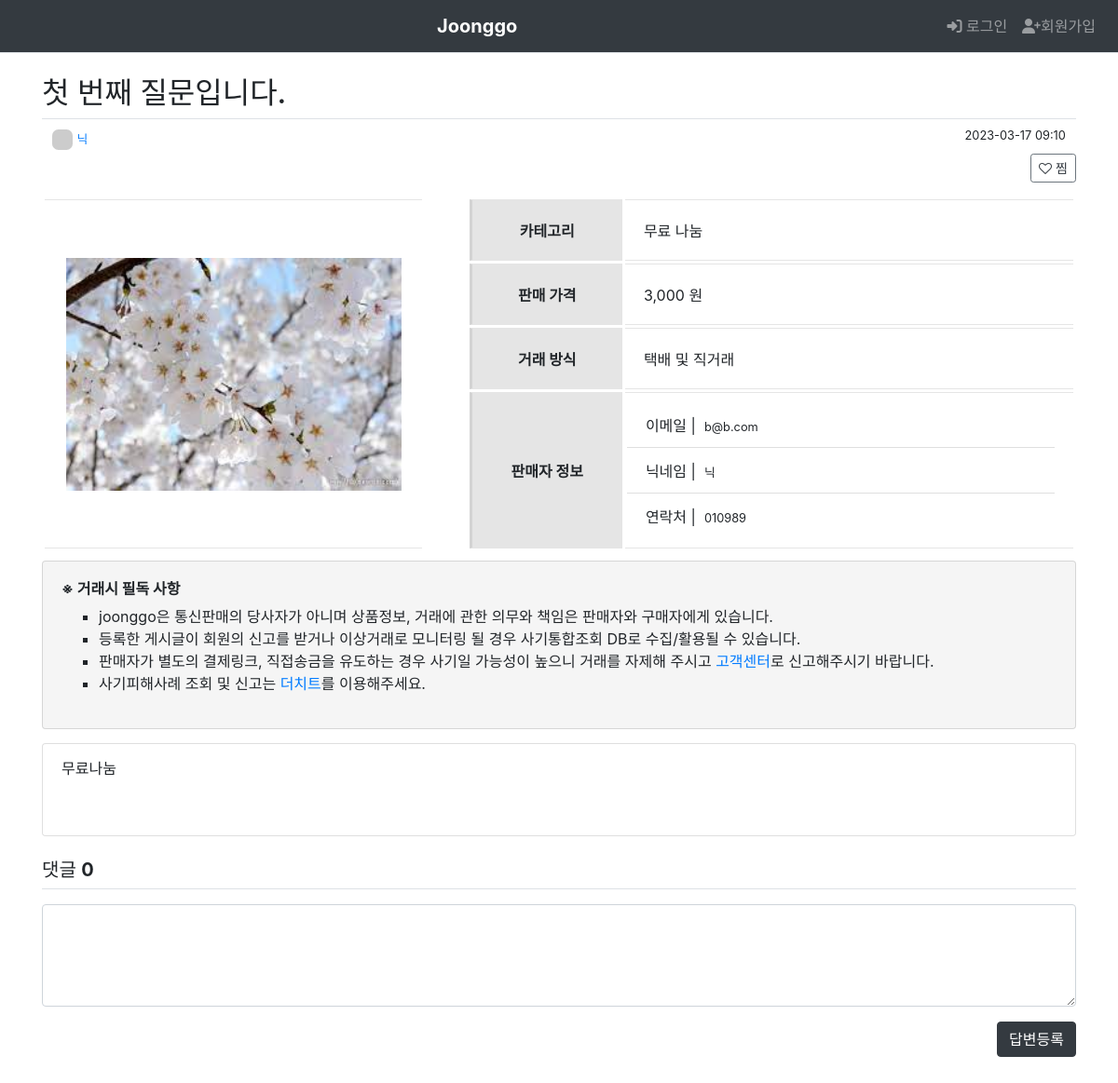
The app's page /joonggo/2/, older data.
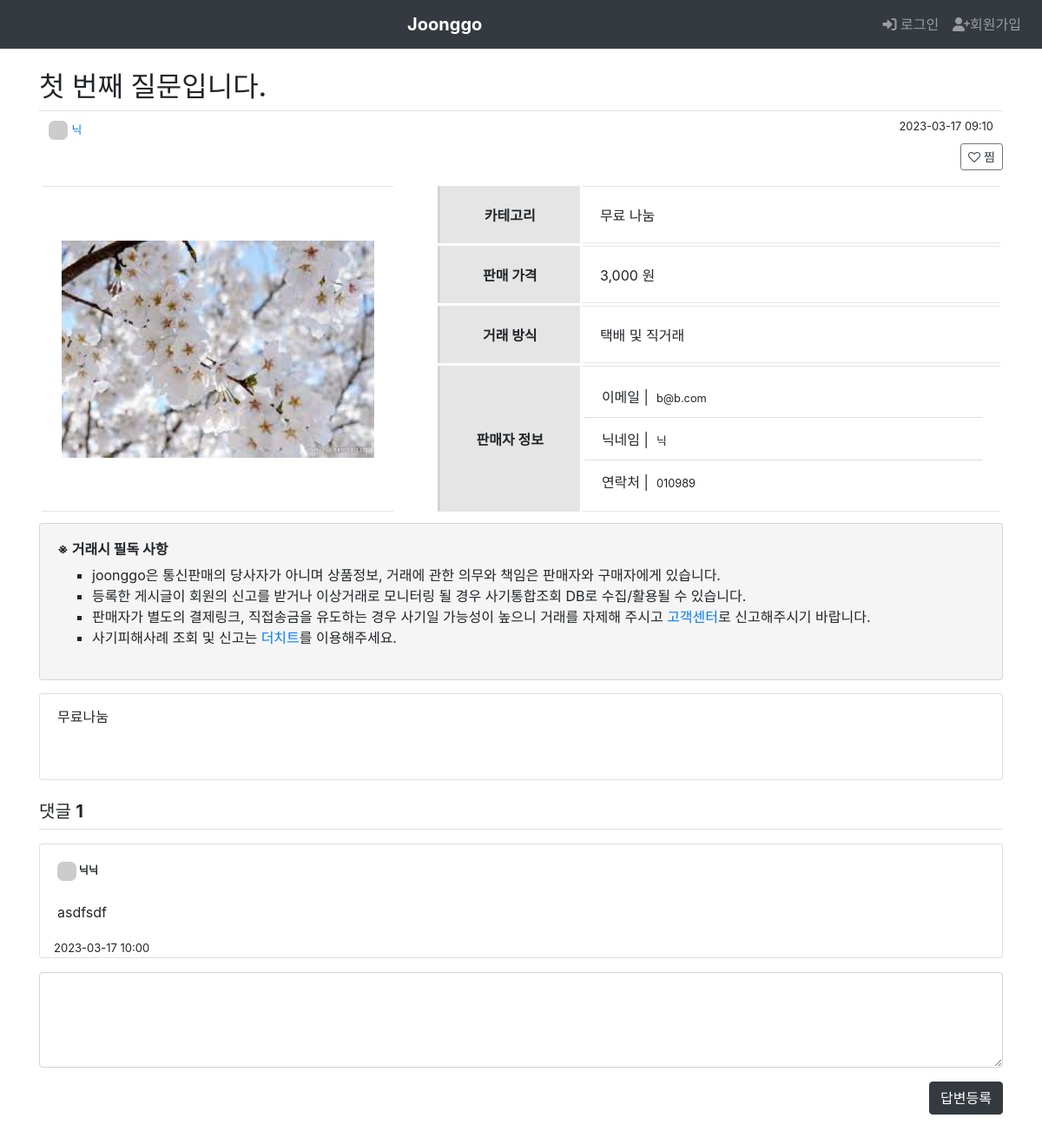
The same page, newer data.
### joonggo/models.py (models this page shows, shortened)
class Sell(models.Model):
    author = models.ForeignKey(User, on_delete=models.CASCADE, related_name='author_sell')
    subject = models.CharField(blank=True, null=True, max_length=200)
    content = models.TextField(blank=True, null=True)
    images = models.ImageField(blank=True, upload_to='images')
    category = models.TextField(default="") # 카테고리
    price = models.IntegerField(default=0) # 가격
    tmethod = models.TextField(default="") # 거래 방식
    create_date = models.DateTimeField()
    modify_date = models.DateTimeField(null=True, blank=True)
    voter = models.ManyToManyField(User, related_name='voter_sell')

class Comment(models.Model):
    sell = models.ForeignKey(Sell, null=True, blank=True, on_delete=models.CASCADE)
    author = models.ForeignKey(User, on_delete=models.CASCADE)
    content = models.TextField()
    create_date = models.DateTimeField()
    modify_date = models.DateTimeField(null=True, blank=True)

### common/models.py (models this page shows, shortened)
class User(AbstractUser):
    email = models.EmailField(verbose_name='email', max_length=255, unique=True,)
    nickname = models.CharField(max_length=24, default=None,  unique=True)
    username = models.CharField(max_length=24, default=None)
    profile_image = models.TextField(default=None, null=True, blank=True)
    phonenumber = models.TextField(default=None, unique=True)
    address = models.TextField(default=None)
    is_superuser = models.BooleanField(default=False)
    is_active = models.BooleanField(default=True)
    is_admin = models.BooleanField(default=False)
    objects = UserManager()
    USERNAME_FIELD = 'email'
    REQUIRED_FIELDS = ['nickname', 'username', 'phonenumber', 'address']

### joonggo/views/base_views.py (the view)
# urls.py: path('<int:sell_id>/', base_views.detail, name='detail'),
def detail(request,sell_id):
    sell = get_object_or_404(Sell, pk=sell_id)
    context = {'sell': sell}
    return render(request, 'joonggo/sell_detail.html', context)

### templates/joonggo/sell_detail.html (shortened to what the changed rows need)
{% extends 'base.html' %}
{% block content %}
<div class="container my-3">
  <h2 class="border-bottom py-2">{{ sell.subject }}</h2>
    <div class="mx-auto my-1 clearfix" style="width:98%; ">
      <div style="float:left;">
        <a href="#" title="이 회원이 쓴 글 보기"><small>{{ sell.author.nickname }}</small></a>
      </div>
      <div style="float:right;">
        <small>{{ sell.create_date | date:'Y-m-d H:i' }}</small>
      </div>
    </div>
    <div>
      <div style="float:right;">
      </div>
    </div>
    <table class="table_st" style="margin-top:50px;">
        <tr>
          <td rowspan="4" align="center" style="vertical-align:middle; background-color:white; width:37%;">
            {% if sell.images %}
                <img src="{{ sell.images.url }}" width="360" height="250">
            {% else %}
                <small>※ 등록된 대표 이미지가 없습니다.</small>
            {% endif %}
          </td>
          <td class="none_border">&nbsp;</td>
          <td class="boldgray">카테고리</td>
          <td>
            {{ sell.category }}
          </td>
        </tr>
        <tr>
          <td class="none_border">&nbsp;</td>
          <td class="boldgray">판매 가격</td>
          <td>
            {% load humanize %}
            {{ sell.price|intcomma }} 원
          </td>
        </tr>
        <tr>
          <td class="none_border">&nbsp;</td>
          <td class="boldgray">거래 방식</td>
          <td>
              {{ sell.tmethod }}
          </td>
        </tr>
        <tr>
          <td>
            <ul class="list-group list-group-flush" style="margin-left:-18px; margin-top:-10px; margin-bottom:-10px;">
                <li class="list-group-item">이메일 |&nbsp;&nbsp;<small>{{ sell.author.email }}</small></li>
                <li class="list-group-item">닉네임 |&nbsp;&nbsp;<small>{{ sell.author.nickname }}</small></li>
                <li class="list-group-item">연락처 |&nbsp;&nbsp;<small>{{ sell.author.phonenumber }}</small></li>
            </ul>
          </td>
        </tr>
    </table>
    <div class="card" style='margin-bottom:15px; margin-top:10px; background-color:whitesmoke;'>
      <div class="card-body">
      </div>
    </div>
    <div class="card">
        <div class="card-body">
            <div class="card-text" style="white-space: pre-line; margin-top:-30;">
                {{ sell.content|safe }}
            </div>
        </div>
    </div>
    <h5 class="border-bottom my-3 py-2">
        댓글 <b>{{sell.comment_set.count}}</b>
    </h5>
    {% for comment in sell.comment_set.all %}
    <div class="card my-3">
      <div class="card-body">
          <div style="font-size:12px; font-weight:700;">
            <img class="avatar_1" src="https://randomuser.me/api/portraits/men/{{comment.author.id}}.jpg"> {{ comment.author.nickname }}
          </div>
          <div class="card-text" style="white-space: pre-line;">
              {{ comment.content }}
            </div>
          </div>
            <div class="d-flex justify-content-between">
              {% if comment.modify_date %}
              <div style="font-size:13px;" class="ml-3">
                {{ comment.modify_date|date:'Y-m-d h:i' }}
              </div>
              {% else %}
              <div style="font-size:13px;" class="ml-3">
                {{ comment.create_date|date:'Y-m-d h:i' }}
              </div>
              {% endif %}
        </div>
    </div>
    {% endfor %}
    <form action="{% url 'joonggo:comment_create_sell' sell.id %}" method="post" class="my-3">
        <div class="form-group">
        </div>
        <input type="submit" value="답변등록" class="btn btn-dark" style="float:right; margin-bottom:30px;">
    </form>
</div>
{% endblock content %}

Row changes from the older to the newer data that the page shows:
computed for Sell "첫 번째 질문입니다.": comment_set.count "0" → "1"
added Comment: author.nickname "닉닉", content "asdfsdf", create_date "2023-03-17 10:00"
